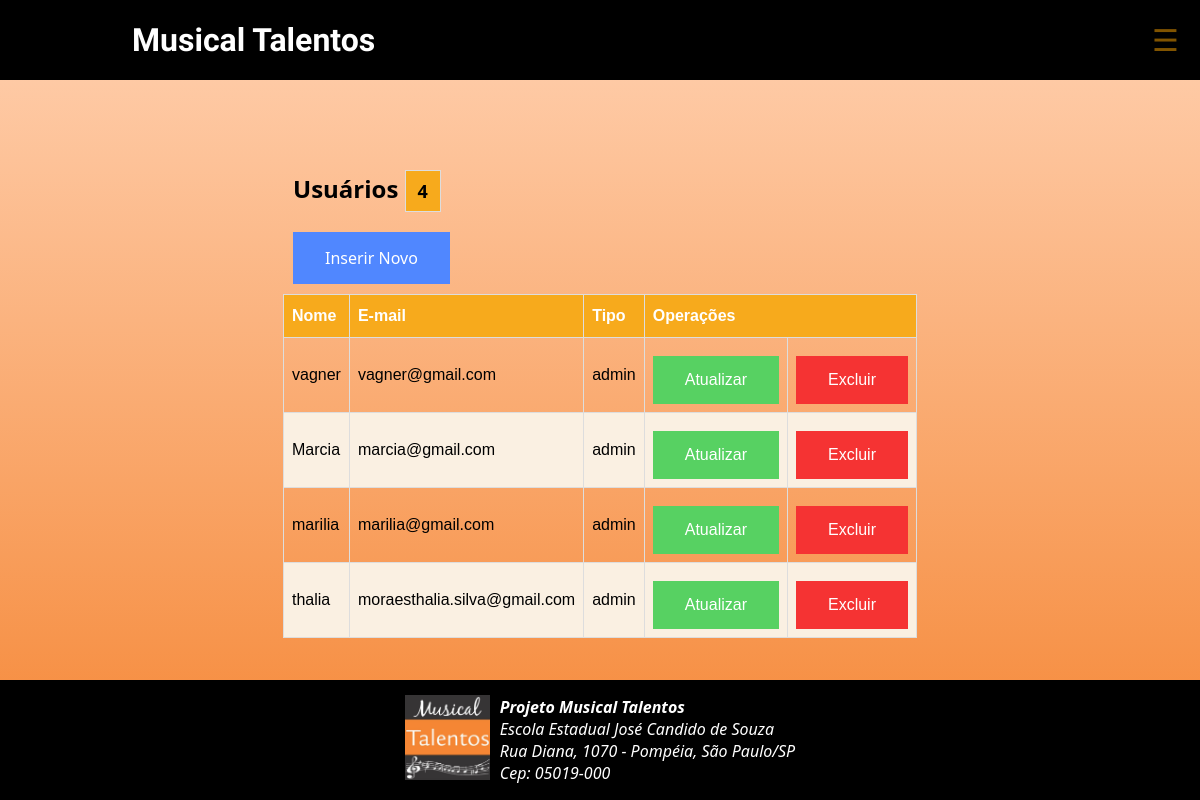
The app's page /admin/usuarios.php (signed in) with its own data.
### tables this page shows
CREATE TABLE `usuarios` (
  `id` smallint(6) NOT NULL,
  `nome` varchar(45) NOT NULL,
  `email` varchar(40) NOT NULL,
  `senha` varchar(255) NOT NULL,
  `tipo` enum('admin','editor') NOT NULL
);

### inc/funcoes-usuarios.php (called while the page is built, shortened)
<?php
function lerUsuarios(mysqli $conexao):array{
    $sql = "SELECT id, nome, email, tipo FROM usuarios ORDER BY nome";
    $resultado = mysqli_query($conexao, $sql) or die(mysqli_error($conexao));
    $usuarios = [];
    while($usuario = mysqli_fetch_assoc($resultado)){
        array_push($usuarios, $usuario);
    }
    return $usuarios;
}

### admin/usuarios.php (the view, shortened to what this page needs)
<?php
require "../inc/funcoes-usuarios.php";
require "../inc/cabecalho-admin.php";
$usuarios = lerUsuarios($conexao);
$quantidade = count($usuarios);
?>
<div class="conteudo limitador">
	<article class="">
		<h2>
		Usuários <span class="button-count"><?= $quantidade ?></span>
		</h2>
		<p>
				<a class="button-insere" href="usuario-insere.php">Inserir Novo</a>
		</p>
		<div class="">
			<table id="customers">
				<thead class="">
					<tr>
						<th>Nome</th>
						<th>E-mail</th>
						<th>Tipo</th>
						<th colspan="2" class="">Operações</th>
					</tr>
				</thead>
				<tbody>
<?php foreach( $usuarios as $usuario ) { ?>
					<tr>
						<td> <?=$usuario['nome']?> </td>
						<td> <?=$usuario['email']?> </td>
						<td> <?=$usuario['tipo']?> </td>
						<td class="">
							<a class="button-atualiza"
							href="usuario-atualiza.php?id=<?=$usuario['id']?>">
								Atualizar
							</a>
						</td>
						<td class="">
							<a class="button-exclui"
							href="usuario-exclui.php?id=<?=$usuario['id']?>">
								Excluir
							</a>
						</td>
					</tr>
<?php } ?>
				</tbody>
			</table>
	</div>
	</article>
</div>
<?php require "../inc/rodape-admin.php"; ?>

### css/style.css (style rules this page uses)
* { padding: 0; margin: 0; box-sizing: border-box; }
body { font-family: 'Segoe UI', Tahoma, Geneva, Verdana, sans-serif; background: linear-gradient(to bottom, #ffd1b1, #f58634); display: flex; flex-direction: column; min-height: 100vh; }
a { text-decoration: none; }
.limitador { max-width: 1000px; margin: auto; text-align: justify; }
.conteudo { margin-top: 5rem; max-width: 700px; ; }
.conteudo p { font-size: 1.2rem; padding: 10px; }
h2 { margin-left: 10px; }
.button-atualiza { background-color: #57d162; border: none; color: rgb(255, 255, 255); padding: 15px 32px; text-align: center; text-decoration: none; display: inline-block; font-size: 16px; margin-top: 10px; }
.button-exclui { background-color: #f53333; border: none; color: rgb(255, 255, 255); padding: 15px 32px; text-align: center; text-decoration: none; display: inline-block; font-size: 16px; margin-top: 10px; }
.button-insere { background-color: #5087ff; border: none; color: rgb(255, 255, 255); padding: 15px 32px; text-align: center; text-decoration: none; display: inline-block; font-size: 16px; margin-top: 10px; }
.button-count { background-color: #f7aa1c; border: none; color: rgb(0, 0, 0); padding: 8px 12px; text-align: center; text-decoration: none; display: inline-block; font-size: 18px; margin-top: 10px; border: 1px solid #ddd; }
#customers { font-family: Arial, Helvetica, sans-serif; border-collapse: collapse; width: 100%; }
#customers td, #customers th { border: 1px solid #ddd; padding: 8px; }
#customers tr:nth-child(even) { background-color: #faf0e2; }
#customers th { padding-top: 12px; padding-bottom: 12px; text-align: left; background-color: #f7aa1c; color: white; }

### records on screen
usuarios: nome "vagner", email "vagner@gmail.com", tipo "admin"
usuarios: nome "Marcia", email "marcia@gmail.com", tipo "admin"
usuarios: nome "marilia", email "marilia@gmail.com", tipo "admin"
usuarios: nome "thalia", email "moraesthalia.silva@gmail.com", tipo "admin"

### other values on screen
$quantidade "4"
